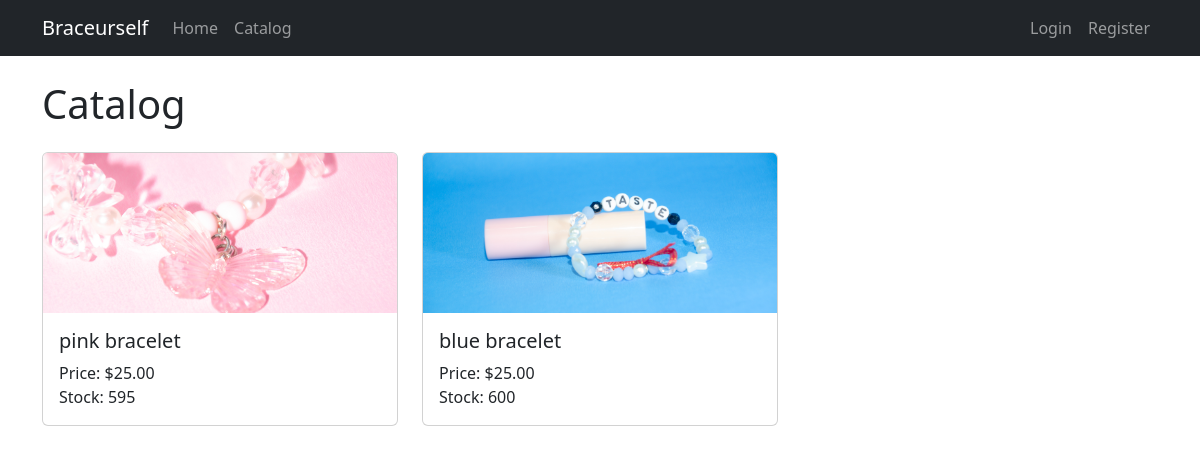
The app's page /catalog/, older data.
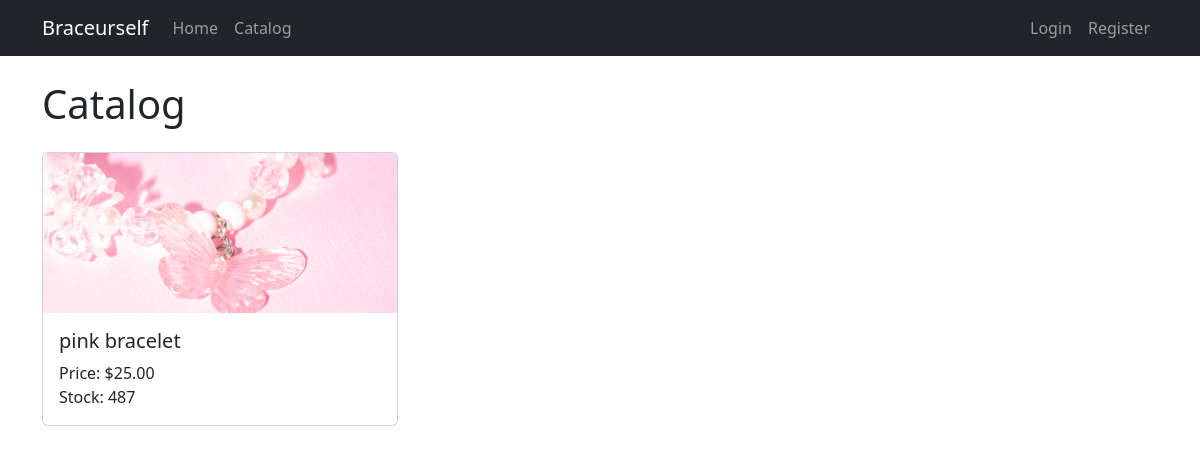
The same page, newer data.
### shop/models.py (models this page shows, shortened)
class Product(models.Model):
    name = models.CharField(max_length=100)
    price = models.DecimalField(max_digits=8, decimal_places=2)
    image = models.ImageField(upload_to='product_images/')
    created_by = models.ForeignKey(SellerProfile, on_delete=models.CASCADE)
    stock = models.PositiveIntegerField(default=0)
    created_at = models.DateTimeField(auto_now_add=True, null=True, blank=True)

### shop/views.py (the view)
# urls.py: path('catalog/', views.catalog, name='catalog'),
def catalog(request):
    products = Product.objects.all()
    return render(request, 'shop/catalog.html', {'products': products})

### shop/templates/shop/catalog.html (shortened to what this page needs)
{% extends 'shop/base.html' %}
{% block content %}
<h1 class="mb-4">Catalog</h1>
{% if products %}
    <div class="row">
    {% for product in products %}
        <div class="col-md-4 mb-4">
            <div class="card h-100">
                {% if product.image %}
                    <img src="{{ product.image.url }}" class="card-img-top" alt="{{ product.name }}" style="width:100%;height:160px;object-fit:cover;">
                {% else %}
                    <div class="card-img-top bg-light d-flex align-items-center justify-content-center" style="height:160px;">
                        <span class="text-muted">No image</span>
                    </div>
                {% endif %}
                <div class="card-body">
                    <h5 class="card-title">{{ product.name }}</h5>
                    <p class="card-text">Price: ${{ product.price }}<br>Stock: {{ product.stock }}</p>
                </div>
            </div>
        </div>
    {% endfor %}
    </div>
{% else %}
    <p>No products available.</p>
{% endif %}
{% endblock %}

Row changes from the older to the newer data that the page shows:
removed Product: image (picture), name "blue bracelet", price "25.00", stock "600"
changed Product "pink bracelet": stock "595" → "487"
